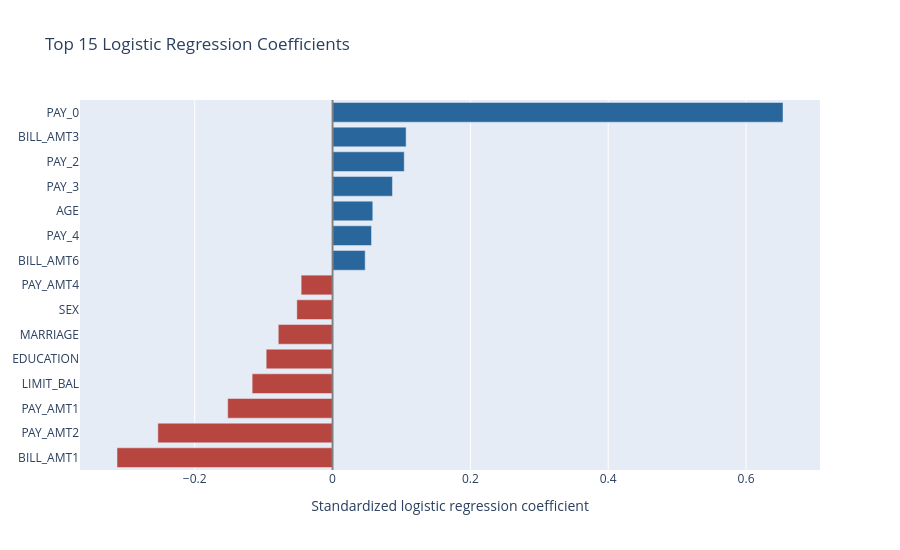

The notebook cell this image was saved under:
### Markdown cell above
### Observation B.2 — Feature Correlation

BILL_AMT1 demonstrates strong positive correlations
with the other billing amount predictors.

The strongest association is with BILL_AMT2
(r = 0.9525), followed by BILL_AMT3 (r = 0.9005).

These findings suggest substantial shared information
among consecutive billing amount features.

Feature redundancy may contribute to the model's
apparent resilience to BILL_AMT1 missingness.

However, correlation alone does not establish
predictive substitutability or demonstrate recovery
effectiveness.

Further model-sensitivity experiments are required.

### Code cell
# Phase B — Step 5: Model Coefficient Analysis

# Use the existing baseline_model and X_train
# No retraining is necessary.

coef_df = pd.DataFrame({
    "Feature": X_train.columns,
    "Coefficient": baseline_model.coef_[0]
})

coef_df["Absolute_Coefficient"] = (
    coef_df["Coefficient"].abs()
)

coef_df = coef_df.sort_values(
    "Absolute_Coefficient",
    ascending=False
).reset_index(drop=True)

coef_df["Rank"] = np.arange(1, len(coef_df) + 1)

print("Top 10 features by absolute coefficient:")
display(coef_df.head(10))

print("\nBILL_AMT1 coefficient and rank:")
display(
    coef_df[coef_df["Feature"] == "BILL_AMT1"]
)

# Plot the 15 largest absolute coefficients
top_features = coef_df.head(15).sort_values(
    "Coefficient"
)

fig = go.Figure(go.Bar(
    x=top_features["Coefficient"], y=top_features["Feature"], orientation="h",
    marker_color=["#b84640" if value < 0 else "#28669b"
                  for value in top_features["Coefficient"]],
    hovertemplate="%{y}<br>Coefficient: %{x:+.4f}<extra></extra>",
))
fig.add_vline(x=0, line_color="gray")
fig.update_layout(
    title="Top 15 Logistic Regression Coefficients",
    xaxis_title="Standardized logistic regression coefficient",
    yaxis=dict(automargin=True, categoryorder="array", categoryarray=top_features["Feature"]),
    height=550,
)
fig.show(renderer="plotly_mimetype")

### Figure 1 — Plotly figure (JSON) as saved in the notebook; plotly's stock layout.template omitted (floating-point values rounded to 4 significant figures)
{"data": [{"hovertemplate": "%{y}<br>Coefficient: %{x:+.4f}<extra></extra>", "marker": {"color": ["#b84640", "#b84640", "#b84640", "#b84640", "#b84640", "#b84640", "#b84640", "#b84640", "#28669b", "#28669b", "#28669b", "#28669b", "#28669b", "#28669b", "#28669b"]}, "orientation": "h", "x": [-0.3128, -0.2535, -0.1522, -0.1167, -0.09632, -0.07876, -0.05183, -0.04559, 0.04732, 0.05653, 0.05838, 0.08693, 0.104, 0.1067, 0.6537], "y": ["BILL_AMT1", "PAY_AMT2", "PAY_AMT1", "LIMIT_BAL", "EDUCATION", "MARRIAGE", "SEX", "PAY_AMT4", "BILL_AMT6", "PAY_4", "AGE", "PAY_3", "PAY_2", "BILL_AMT3", "PAY_0"], "type": "bar"}], "layout": {"shapes": [{"line": {"color": "gray"}, "type": "line", "x0": 0, "x1": 0, "xref": "x", "y0": 0, "y1": 1, "yref": "y domain"}], "yaxis": {"automargin": true, "categoryorder": "array", "categoryarray": ["BILL_AMT1", "PAY_AMT2", "PAY_AMT1", "LIMIT_BAL", "EDUCATION", "MARRIAGE", "SEX", "PAY_AMT4", "BILL_AMT6", "PAY_4", "AGE", "PAY_3", "PAY_2", "BILL_AMT3", "PAY_0"]}, "title": {"text": "Top 15 Logistic Regression Coefficients"}, "xaxis": {"title": {"text": "Standardized logistic regression coefficient"}}, "height": 550}}
